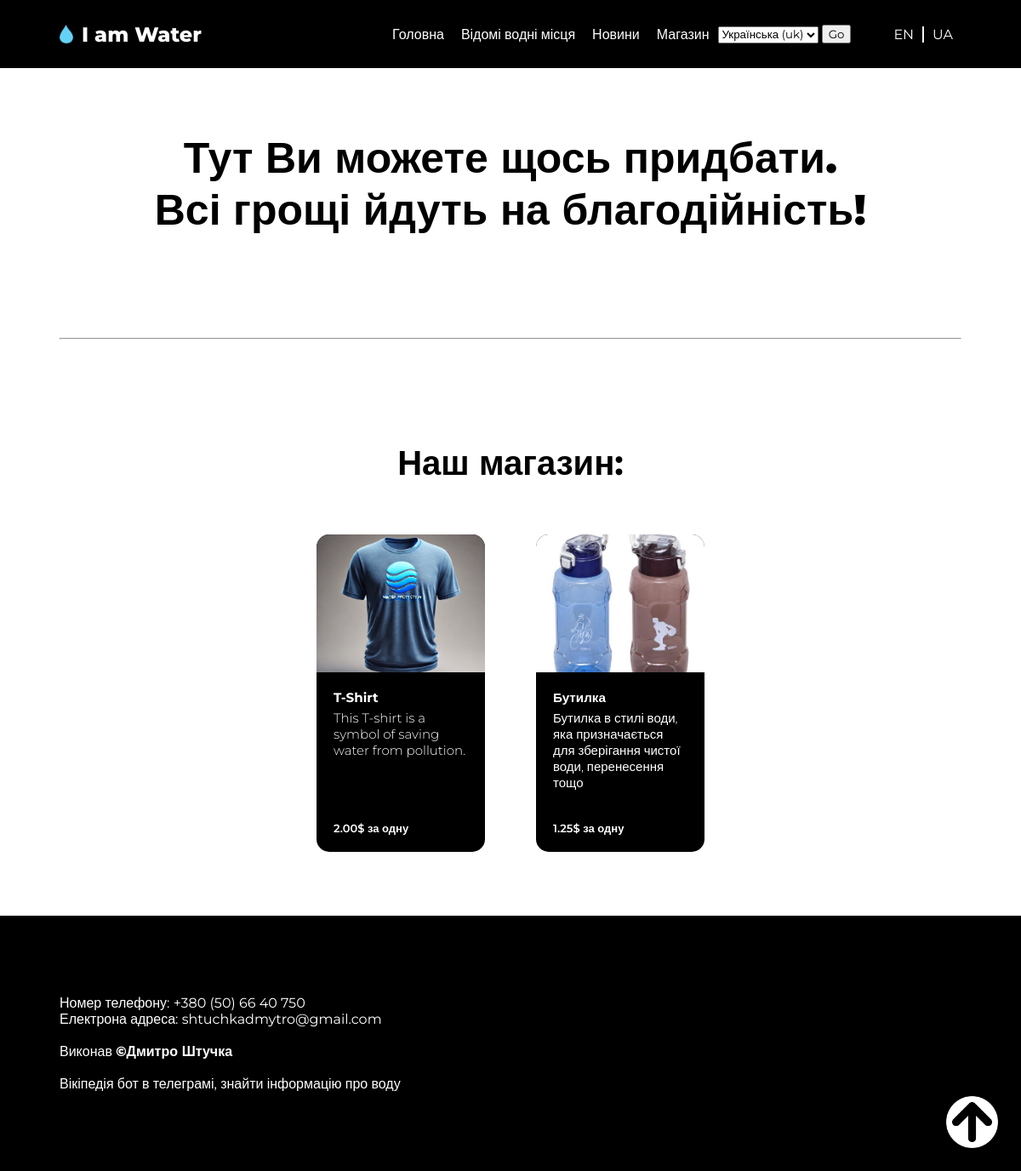
Page /uk/shop/ on the committed database.
### water/models.py (models this page shows, shortened)
class Products(models.Model):
    name = models.CharField("Назва товару", max_length=70)
    description = models.TextField("Опис")
    url = models.SlugField(max_length=160)
    price = models.FloatField("Ціна", default=0, help_text="Вказувати суму в доларах")
    image = models.ImageField("Зображення", upload_to="products/", default="")
    is_avaible = models.BooleanField("Чи в наявності", default=False)
    def get_absolute_url(self):
        return reverse("product_menu", kwargs={"slug": self.url })
    class Meta:
        verbose_name = "Товар"
        verbose_name_plural = "Товари"

### water/views.py (the view)
# urls.py: path("shop/", views.ShopView.as_view(), name="shop"),
class ShopView(ListView):
    model = Products
    queryset = Products.objects.all()
    template_name =  "water_site/shop.html"
    def get_context_data(self, **kwargs):
        context = super().get_context_data(**kwargs)
        for product in context["object_list"]:
            product.price = "{:.2f}".format(product.price).replace(",", ".")
        return context

### templates/water_site/shop.html (shortened to what this page needs)
{% extends 'water_site/base.html' %}
{% load static i18n %}
{% load static %}
{% block container %}
<link rel="stylesheet" href="{% static 'css/shop.css'%}">
{% endblock container %}
{% block content %}
    <main>
        <div class="main-title-of-page">
            <div class="main-title-of-page-text">
                <p class="main-title-of-page-text-self">{% trans 'Here you can buy something.'%}</p>
                <p class="main-title-of-page-text-self">{% trans 'All money goes to charity!'%}</p>
            </div>
        </div>
        <hr class="main-line">
        <div class="pages-boxes">
            <div class="page-boxes cloth">
                <h3 class="title-of-page">{% trans 'Our shop:'%}</h3>
                <div class="boxes-of-products">
                    {% for products in products_list %}
                    <a href="{{ products.get_absolute_url  }}" class="box">
                        <img class="box-image-part" src="{{ products.image.url }}" alt="">
                        <div class="box-text-part">
                            <h3>{{ products.name }}</h3>
                            <p>{{ products.description }}</p>
                        </div>
                        <div class="box-price-part">
                            <p>{{products.price}}{% trans '$ per one'%}</p>
                        </div>
                    </a>
                    {% endfor %}
                </div>
            </div>
        </div>
    </main>
</body>
</html>
{% endblock content %}

### templates/water_site/base.html (shortened to what this page needs)
{% extends 'base.html' %}

### templates/base.html (shortened to what this page needs)
<!DOCTYPE html>
{% load static %}
<html lang="en">
<head>
    <link rel="stylesheet" href="{% static 'css/styles.css'%}">
    {% block container %}{% endblock container %}
    <link rel="stylesheet" href="{% static 'css/media.css'%}">
</head>
<body>
    <div class="screen">
        <a href="#header">
            <img src="{% static 'img/arrow.png'%}" class="button-arrow">
        </a>
    </div>
{% include 'include/header.html' %}
{% block content %}
{% endblock content %}
{% include 'include/footer.html' %}
</body>

### templates/include/header.html (shortened to what this page needs)
{% load static i18n %}
{% load i18n %}
{% load static %}
{% get_current_language as LANGUAGE_CODE %}
{% get_available_languages as LANGUAGES %}
{% get_language_info_list for LANGUAGES as languages %}
<header id="header">
    <a href="{% url 'main' %}" class="logo">
        <img class="logo-img" src="{% static 'img/logo.png' %}" alt="">
        <p class="logo-txt">I am Water</p>
    </a>
    <nav>
        <div class="nav-list">
            <a href="{% url 'main' %}" class="nav-element nav-main">{% trans 'Main' %}</a>
            <a href="{% url 'slides' %}" class="nav-element nav-slides nav-element-full">{% trans 'Famous water places' %}</a>
            <a href="{% url 'news' %}" class="nav-element nav-goal">{% trans 'News' %}</a>
            <a href="{% url 'shop' %}" class="nav-element nav-shop">{% trans 'Shop' %}</a>
        </div>
        <form action="{% url 'set_language' %}" method="post">{% csrf_token %}
            <select name="language">
                {% for language in languages %}
                    <option value="{{ language.code }}"{% if language.code == LANGUAGE_CODE %} selected{% endif %}>
                        {{ language.name_local }} ({{ language.code }})
                    </option>
                {% endfor %}
            </select>
            <input type="submit" value="Go">
        </form>
        <div class="languages">
            <a href="{% url 'set_language' 'en' %}" class="language {% if LANGUAGE_CODE != 'en' %}active{% endif %}">EN</a>
            <a href="{% url 'set_language' 'uk' %}" class="language {% if LANGUAGE_CODE != 'uk' %}active{% endif %}">UA</a>
        </div>
    </nav>
</header>

### templates/include/footer.html (shortened to what this page needs)
{% load static i18n %}
{% load static %}
<footer class="side-bar">
    <div class="left-menu">
        <div class="contacts-list">
            <p class="contact phone-number">{% trans 'Phone number: '%}<a href="tel:+380506640750" class="contact-information">+380 (50) 66 40 750</a></p>
            <p class="contact email">{% trans 'Email adress: '%}<a href="mailto:shtuchkadmytro@gmail.com" class="contact-information">shtuchkadmytro@gmail.com</a></p>
        </div>
        <p class="contact owner">{% trans 'Maded by '%}<a href="https://freelancehunt.com/freelancer/dima_shtuchka.html" target="_blank" rel="noopener noreferrer" class="owner-name contact-information">{% trans '©Dmytro Shtuchka'%}</a></p>
        <div class="projects-list">
            <p class="contact projects bot"><a href="https://t.me/small_wikipedia_bot" target="_blank" class="contact-information">{% trans 'Wikipedia bot in Telegram, find information about water'%}</a></p>
        </div>
    </div>
    <iframe class="map" src="https://www.google.com/maps/embed?pb=!1m18!1m12!1m3!1d43821.48107485478!2d32.566582212926996!3d46.64962397611684!2m3!1f0!2f0!3f0!3m2!1i1024!2i768!4f13.1!3m3!1m2!1s0x40c41aa25d9bf967%3A0xf3a5478c8e3121fe!2z0KXQtdGA0YHQvtC9LCDQpdC10YDRgdC-0L3RgdGM0LrQsCDQvtCx0LvQsNGB0YLRjCwgNzMwMDA!5e0!3m2!1suk!2sua!4v1711378752489!5m2!1suk!2sua" style="border:0;" allowfullscreen="" loading="lazy"></iframe>
</footer>

### static/css/styles.css (style rules this page uses)
* { margin: 0px; font-family: "Montserrat", sans-serif; text-decoration: none; }
a { color: black; }
.button-arrow { position: fixed; bottom: 40px; right: 40px; height: 75px; bottom: 20px; right: 20px; z-index: 4; transition: .25s ease; filter: brightness(1); }
.logo { display: flex; align-items: center; text-decoration: none; font-weight: 800; margin-left: 150px; transition: .25s ease; filter: brightness(1); }
.logo-img { width: 16px; height: 22px; margin-right: 10px; }
.logo-txt { color: white; font-size: 3vh; }
nav { margin-right: 150px; display: flex; align-items: center; }
.nav-list { display: flex; position: relative; list-style-type: none; }
.nav-list a { display: flex; justify-content: center; align-items: center; }
.nav-element { font-weight: 300; color: #ffffff; text-decoration: none; padding: 0 10px; position: relative; }
.nav-element::after { background: white; bottom: -8px; content: ""; height: 2px; left: 0; position: absolute; transform: scaleX(0); transition: .25s ease; width: 100%; border-radius: 2px; }
.languages { color: white; display: flex; margin-left: 40px; }
.language { padding: 0 10px; color: white; text-decoration: none; position: relative; }
.language::after { background: white; width: 100%; content: ""; height: 2px; border-radius: 2px; left: 0; bottom: -8px; position: absolute; transform: scaleX(0); transition: .25s ease; }
.language:last-child { border-left: solid white 2px; }
main { width: calc(100% - 300px); min-height: calc(100vh - 10vh - 75px - 75px); margin-top: 75px; margin-bottom: 75px; margin-left: 150px; margin-right: 150px; font-weight: 300; }
.left-menu { margin-left: 150px; color: #ffffff; display: flex; flex-direction: column; gap: 19px; }
.contact-information { text-decoration: none; color: #ffffff; transition: all .25s ease; }
.owner-name { font-weight: 800; }
.map { border-radius: 15px; width: 400px; height: 200px; margin-right: 150px; transition: all .5s ease; transform: scale(1); }

### static/css/shop.css (style rules this page uses)
main { display: flex; flex-direction: column; gap: 120px; }
.main-title-of-page { display: flex; align-items: center; gap: 30px; }
.main-title-of-page-text { width: 50%; }
.main-title-of-page-text-self { font-size: 50px; font-weight: 800; text-align: center; }
.pages-boxes { display: flex; flex-direction: column; gap: 90px; }
.page-boxes { display: flex; flex-direction: column; gap: 60px; }
.page-boxes .title-of-page { font-size: 40px; text-align: center; }
.boxes-of-products { display: flex; justify-content: center; gap: calc((200 * 5 - 100%) / (5 - 1)); gap: 60px; flex-wrap: wrap; }
.box-image-part { width: 100%; height: 162px; object-fit: cover; }
.box-price-part { position: absolute; left: 20px; bottom: 20px; }
.box-price-part p { font-weight: 600; }

### static/css/media.css (style rules this page uses)
@media screen and (max-width: 1700px) { main { font-size: 13px; } }
@media screen and (max-width: 1334px) { main { margin-left: 120px; margin-right: 120px; } }
@media screen and (max-width: 1334px) { .logo { margin-left: 120px; } }
@media screen and (max-width: 1334px) { nav { margin-right: 120px; } }
@media screen and (max-width: 1334px) { .left-menu { margin-left: 120px; } }
@media screen and (max-width: 1334px) { .map { margin-right: 120px; } }
@media screen and (max-width: 1290px) { main { margin-left: 70px; margin-right: 70px; } }
@media screen and (max-width: 1290px) { .logo { margin-left: 70px; } }
@media screen and (max-width: 1290px) { nav { margin-right: 70px; } }
@media screen and (max-width: 1290px) { .left-menu { margin-left: 70px; } }
@media screen and (max-width: 1290px) { .map { margin-right: 70px; } }
@media screen and (max-width: 1350px) { main { width: calc(100% - 30px - 30px); } }
@media screen and (max-width: 1350px) { .main-title-of-page-text { width: 100%; } }
@media screen and (max-width: 1350px) { main { width: auto; } }

### rows in the picture
Products: image (picture), name "T-Shirt", description "This T-shirt is a symbol of saving water from pollution.", price "2.00"
Products: image (picture), name "Бутилка", description "Бутилка в стилі води, яка призначається для зберігання чистої води, перенесення тощо", price "1.25"

### other values in the picture
form field language "Українська (uk)"
